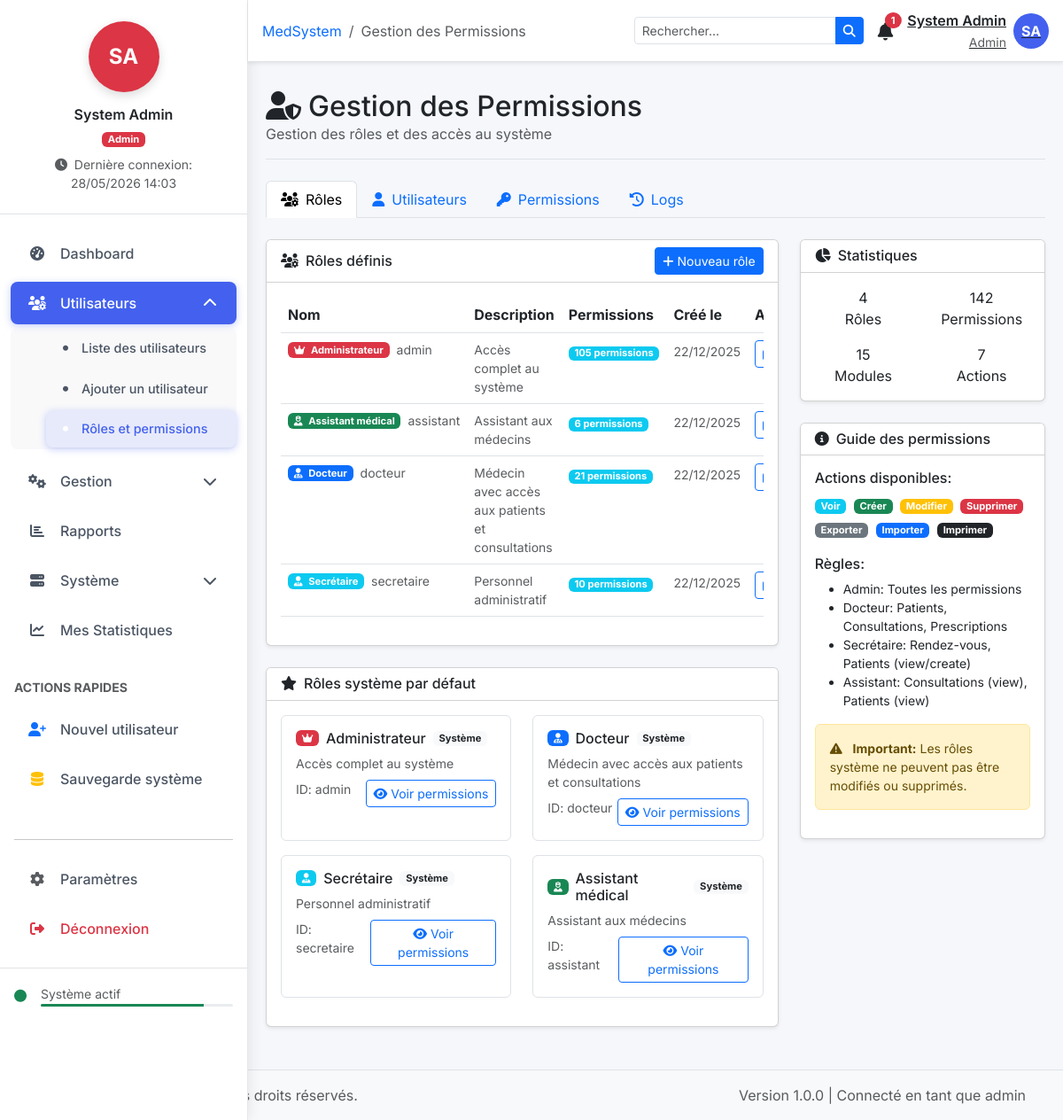
The page /admin/permissions.php (signed in) on the database its author committed.
### tables this page shows
CREATE TABLE `roles` (
  `id` int(11) NOT NULL,
  `role_name` varchar(50) NOT NULL,
  `description` text,
  `created_by` int(11) DEFAULT NULL,
  `created_at` datetime NOT NULL,
  `updated_at` datetime DEFAULT NULL ON UPDATE CURRENT_TIMESTAMP
);

### config/database.php (called while the page is built, shortened)
<?php
if (!function_exists('formatDate')) {
    function formatDate($date, $format = 'd/m/Y') {
        return date($format, strtotime($date));
    }
}
?>

### admin/permissions.php (the view, shortened to what this page needs)
<?php
require_once '../config/database.php';
require_once '../includes/header.php';
$system_modules = [
    'dashboard' => [
        'name' => 'Tableau de bord',
        'description' => 'Accès au tableau de bord principal',
        'icon' => 'fas fa-tachometer-alt'
    ],
    'patients' => [
        'name' => 'Patients',
        'description' => 'Gestion des patients',
        'icon' => 'fas fa-user-injured'
    ],
    'consultations' => [
        'name' => 'Consultations',
        'description' => 'Gestion des consultations médicales',
        'icon' => 'fas fa-stethoscope'
    ],
    'rendezvous' => [
        'name' => 'Rendez-vous',
        'description' => 'Gestion des rendez-vous',
        'icon' => 'fas fa-calendar-check'
    ],
    'prescriptions' => [
        'name' => 'Prescriptions',
        'description' => 'Gestion des ordonnances',
        'icon' => 'fas fa-prescription-bottle-alt'
    ],
    'documents' => [
        'name' => 'Documents médicaux',
        'description' => 'Gestion des documents médicaux',
        'icon' => 'fas fa-file-medical'
    ],
    'utilisateurs' => [
        'name' => 'Utilisateurs',
        'description' => 'Gestion des utilisateurs du système',
        'icon' => 'fas fa-users'
    ],
    'roles' => [
        'name' => 'Rôles et Permissions',
        'description' => 'Gestion des rôles et permissions',
        'icon' => 'fas fa-user-shield'
    ],
    'parametres' => [
        'name' => 'Paramètres',
        'description' => 'Configuration du système',
        'icon' => 'fas fa-cog'
    ],
    'sauvegardes' => [
        'name' => 'Sauvegardes',
        'description' => 'Sauvegarde et restauration',
        'icon' => 'fas fa-database'
    ],
    'statistiques' => [
        'name' => 'Statistiques',
        'description' => 'Statistiques et rapports',
        'icon' => 'fas fa-chart-bar'
    ],
    'pathologies' => [
        'name' => 'Pathologies',
        'description' => 'Gestion des pathologies',
        'icon' => 'fas fa-disease'
    ],
    'specialites' => [
        'name' => 'Spécialités',
        'description' => 'Gestion des spécialités médicales',
        'icon' => 'fas fa-user-md'
    ],
    'notifications' => [
        'name' => 'Notifications',
        'description' => 'Gestion des notifications',
        'icon' => 'fas fa-bell'
    ],
    'audit' => [
        'name' => 'Audit Logs',
        'description' => 'Journal des activités',
        'icon' => 'fas fa-history'
    ]
];
$system_actions = [
    'view' => [
        'name' => 'Voir',
        'description' => 'Voir les enregistrements',
        'color' => 'info'
    ],
    'create' => [
        'name' => 'Créer',
        'description' => 'Créer de nouveaux enregistrements',
        'color' => 'success'
    ],
    'edit' => [
        'name' => 'Modifier',
        'description' => 'Modifier les enregistrements',
        'color' => 'warning'
    ],
    'delete' => [
        'name' => 'Supprimer',
        'description' => 'Supprimer les enregistrements',
        'color' => 'danger'
    ],
    'export' => [
        'name' => 'Exporter',
        'description' => 'Exporter les données',
        'color' => 'secondary'
    ],
    'import' => [
        'name' => 'Importer',
        'description' => 'Importer des données',
        'color' => 'primary'
    ],
    'print' => [
        'name' => 'Imprimer',
        'description' => 'Imprimer les documents',
        'color' => 'dark'
    ]
];
$default_roles = [
    'admin' => [
        'name' => 'Administrateur',
        'description' => 'Accès complet au système',
        'color' => 'danger',
        'icon' => 'fas fa-crown'
    ],
    'docteur' => [
        'name' => 'Docteur',
        'description' => 'Médecin avec accès aux patients et consultations',
        'color' => 'primary',
        'icon' => 'fas fa-user-md'
    ],
    'secretaire' => [
        'name' => 'Secrétaire',
        'description' => 'Personnel administratif',
        'color' => 'info',
        'icon' => 'fas fa-user-tie'
    ],
    'assistant' => [
        'name' => 'Assistant médical',
        'description' => 'Assistant aux médecins',
        'color' => 'success',
        'icon' => 'fas fa-user-nurse'
    ]
];
$roles = $pdo->query("SELECT * FROM roles ORDER BY role_name")->fetchAll();
$role_permissions = [];
foreach ($roles as $role) {
    $stmt = $pdo->prepare("
        SELECT CONCAT(module, '_', action) as permission
        FROM role_permissions
        WHERE role_id = ?
    ");
    $stmt->execute([$role['id']]);
    $perms = $stmt->fetchAll(PDO::FETCH_COLUMN);
    $role_permissions[$role['id']] = $perms;
}
?>
<div class="d-flex justify-content-between flex-wrap flex-md-nowrap align-items-center py-3 mb-4 border-bottom">
    <div>
        <h1 class="h2 mb-0">
            <i class="fas fa-user-shield me-2"></i>Gestion des Permissions
        </h1>
        <p class="text-muted mb-0">Gestion des rôles et des accès au système</p>
    </div>
</div>
<ul class="nav nav-tabs mb-4" id="permissionsTabs" role="tablist">
    <li class="nav-item" role="presentation">
        <button class="nav-link active" id="roles-tab" data-bs-toggle="tab"
                data-bs-target="#roles" type="button">
            <i class="fas fa-users-cog me-2"></i>Rôles
        </button>
    </li>
    <li class="nav-item" role="presentation">
        <button class="nav-link" id="users-tab" data-bs-toggle="tab"
                data-bs-target="#users" type="button">
            <i class="fas fa-user me-2"></i>Utilisateurs
        </button>
    </li>
    <li class="nav-item" role="presentation">
        <button class="nav-link" id="permissions-tab" data-bs-toggle="tab"
                data-bs-target="#permissions" type="button">
            <i class="fas fa-key me-2"></i>Permissions
        </button>
    </li>
    <li class="nav-item" role="presentation">
        <button class="nav-link" id="audit-tab" data-bs-toggle="tab"
                data-bs-target="#audit" type="button">
            <i class="fas fa-history me-2"></i>Logs
        </button>
    </li>
</ul>
<div class="tab-content" id="permissionsTabsContent">
    <div class="tab-pane fade show active" id="roles" role="tabpanel">
        <div class="row">
            <div class="col-lg-8">
                <div class="card shadow-sm mb-4">
                    <div class="card-header bg-white d-flex justify-content-between align-items-center">
                        <h6 class="mb-0"><i class="fas fa-users-cog me-2"></i>Rôles définis</h6>
                        <button type="button" class="btn btn-primary btn-sm" data-bs-toggle="modal"
                                data-bs-target="#createRoleModal">
                            <i class="fas fa-plus me-1"></i>Nouveau rôle
                        </button>
                    </div>
                    <div class="card-body">
                        <?php if (empty($roles)): ?>
                        <div class="text-center py-5">
                            <i class="fas fa-users-cog fa-3x text-muted mb-3"></i>
                            <h6 class="text-muted">Aucun rôle défini</h6>
                            <p class="text-muted small">Créez votre premier rôle pour commencer</p>
                        </div>
                        <?php else: ?>
                        <div class="table-responsive">
                            <table class="table table-hover">
                                <thead>
                                    <tr>
                                        <th>Nom</th>
                                        <th>Description</th>
                                        <th>Permissions</th>
                                        <th>Créé le</th>
                                        <th>Actions</th>
                                    </tr>
                                </thead>
                                <tbody>
                                    <?php foreach ($roles as $role):
                                        $role_info = $default_roles[$role['role_name']] ?? [
                                            'name' => $role['role_name'],
                                            'color' => 'secondary',
                                            'icon' => 'fas fa-user'
                                        ];
                                    ?>
                                    <tr>
                                        <td>
                                            <div class="d-flex align-items-center">
                                                <span class="badge bg-<?php echo $role_info['color']; ?> me-2">
                                                    <i class="<?php echo $role_info['icon']; ?> me-1"></i>
                                                    <?php echo $role_info['name']; ?>
                                                </span>
                                                <small class="text-muted"><?php echo $role['role_name']; ?></small>
                                            </div>
                                        </td>
                                        <td>
                                            <div class="small text-muted"><?php echo $role['description']; ?></div>
                                        </td>
                                        <td>
                                            <?php
                                            $permissions = $role_permissions[$role['id']] ?? [];
                                            $count = count($permissions);
                                            ?>
                                            <span class="badge bg-info"><?php echo $count; ?> permissions</span>
                                        </td>
                                        <td>
                                            <small class="text-muted"><?php echo formatDate($role['created_at'], 'd/m/Y'); ?></small>
                                        </td>
                                        <td>
                                            <div class="btn-group btn-group-sm">
                                                <button type="button" class="btn btn-outline-primary"
                                                        onclick="editRole(<?php echo $role['id']; ?>)">
                                                </button>
                                            </div>
                                        </td>
                                    </tr>
                                    <?php endforeach; ?>
                                </tbody>
                            </table>
                        </div>
                        <?php endif; ?>
                    </div>
                </div>
                <div class="card shadow-sm">
                    <div class="card-header bg-white">
                        <h6 class="mb-0"><i class="fas fa-star me-2"></i>Rôles système par défaut</h6>
                    </div>
                    <div class="card-body">
                        <div class="row">
                            <?php foreach ($default_roles as $key => $role): ?>
                            <div class="col-md-6 mb-3">
                                <div class="border rounded p-3 h-100">
                                    <div class="d-flex align-items-center mb-2">
                                        <span class="badge bg-<?php echo $role['color']; ?> me-2">
                                            <i class="<?php echo $role['icon']; ?>"></i>
                                        </span>
                                        <h6 class="mb-0"><?php echo $role['name']; ?></h6>
                                        <span class="badge bg-light text-dark ms-2">Système</span>
                                    </div>
                                    <p class="small text-muted mb-2"><?php echo $role['description']; ?></p>
                                    <div class="d-flex justify-content-between">
                                        <small class="text-muted">ID: <?php echo $key; ?></small>
                                        <button type="button" class="btn btn-sm btn-outline-primary"
                                                onclick="viewRolePermissions('<?php echo $key; ?>')">
                                            <i class="fas fa-eye me-1"></i>Voir permissions
                                        </button>
                                    </div>
                                </div>
                            </div>
                            <?php endforeach; ?>
                        </div>
                    </div>
                </div>
            </div>
            <div class="col-lg-4">
                <div class="card shadow-sm mb-4">
                    <div class="card-header bg-white">
                        <h6 class="mb-0"><i class="fas fa-chart-pie me-2"></i>Statistiques</h6>
                    </div>
                    <div class="card-body">
                        <div class="row text-center">
                            <div class="col-6 mb-3">
                                <div class="stat-number"><?php echo count($roles); ?></div>
                                <div class="stat-label">Rôles</div>
                            </div>
                            <div class="col-6 mb-3">
                                <?php
                                $total_perms = 0;
                                foreach ($role_permissions as $perms) {
                                    $total_perms += count($perms);
                                }
                                ?>
                                <div class="stat-number"><?php echo $total_perms; ?></div>
                                <div class="stat-label">Permissions</div>
                            </div>
                            <div class="col-6">
                                <div class="stat-number"><?php echo count($system_modules); ?></div>
                                <div class="stat-label">Modules</div>
                            </div>
                            <div class="col-6">
                                <div class="stat-number"><?php echo count($system_actions); ?></div>
                                <div class="stat-label">Actions</div>
                            </div>
                        </div>
                    </div>
                </div>
                <div class="card shadow-sm">
                    <div class="card-header bg-white">
                        <h6 class="mb-0"><i class="fas fa-info-circle me-2"></i>Guide des permissions</h6>
                    </div>
                    <div class="card-body">
                        <div class="mb-3">
                            <h6>Actions disponibles:</h6>
                            <?php foreach ($system_actions as $key => $action): ?>
                            <span class="badge bg-<?php echo $action['color']; ?> me-1 mb-1">
                                <?php echo $action['name']; ?>
                            </span>
                            <?php endforeach; ?>
                        </div>
                        <div class="mb-3">
                            <h6>Règles:</h6>
                            <ul class="small mb-0">
                                <li>Admin: Toutes les permissions</li>
                                <li>Docteur: Patients, Consultations, Prescriptions</li>
                                <li>Secrétaire: Rendez-vous, Patients (view/create)</li>
                                <li>Assistant: Consultations (view), Patients (view)</li>
                            </ul>
                        </div>
                        <div class="alert alert-warning small">
                            <i class="fas fa-exclamation-triangle me-2"></i>
                            <strong>Important:</strong> Les rôles système ne peuvent pas être modifiés ou supprimés.
                        </div>
                    </div>
                </div>
            </div>
        </div>
    </div>
</div>
<?php
require_once '../includes/footer.php';
?>

### rows shown on the page
roles: role_name "Administrateur", role_name "admin", description "Accès complet au système", count "105", created_at "22/12/2025"
roles: role_name "Assistant médical", role_name "assistant", description "Assistant aux médecins", id "6", created_at "22/12/2025"
roles: role_name "Docteur", role_name "docteur", description "Médecin avec accès aux patients et consultations", id "21", created_at "22/12/2025"
roles: role_name "Secrétaire", role_name "secretaire", description "Personnel administratif", id "10", created_at "22/12/2025"

### other values the page prints
$initials "SA"
$_SESSION['prenom'] "System"
$_SESSION['nom'] "Admin"
$role "Admin"
$_SESSION['last_login'] "28/05/2026 14:03"
$menu['title'] "Dashboard"
$menu['title'] "Utilisateurs"
$subitem['title'] "Liste des utilisateurs"
$subitem['title'] "Ajouter un utilisateur"
$subitem['title'] "Rôles et permissions"
$menu['title'] "Gestion"
$menu['title'] "Rapports"
$menu['title'] "Système"
$menu['title'] "Mes Statistiques"
$title "Gestion des Permissions"
